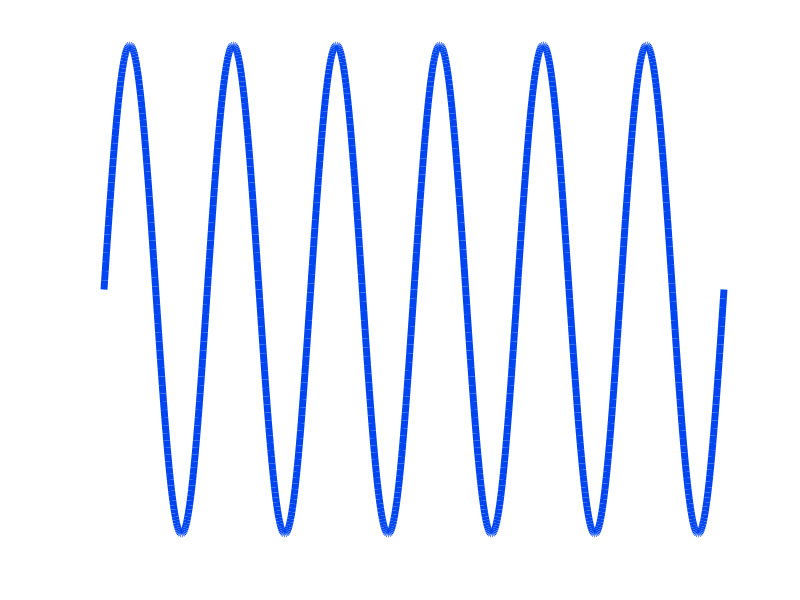

Write the MATLAB code that produced this figure.
time = 0:0.001:1;
frequency = 6;
%phase = 97;
%phase_in_rad = degtorad(phase);
%y = sin(2 * pi * frequency * time + phase_in_rad);
y = sin(2 * pi * frequency * time);
%plot(time, y), xlabel('Samples'), ylabel('Sine wave')
plot(time, y,'LineWidth',5,'Color',[0 .271 .937]);
axis off